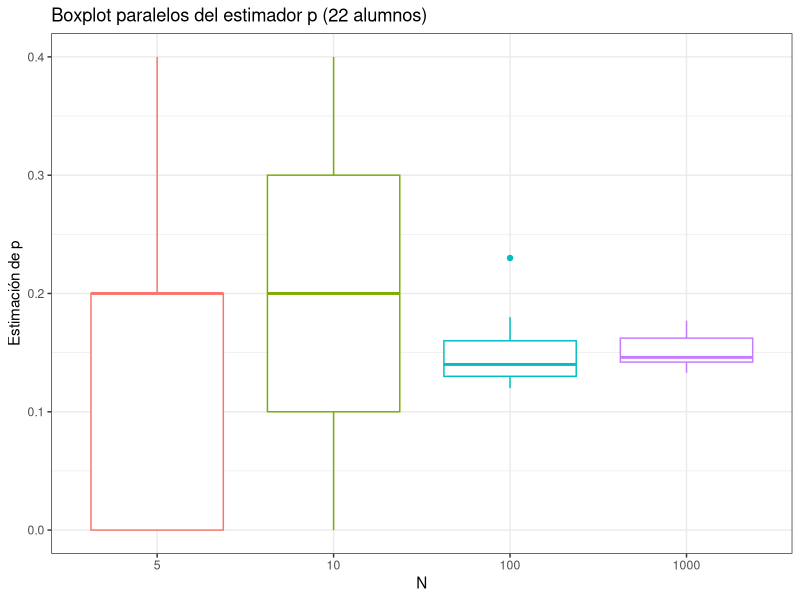
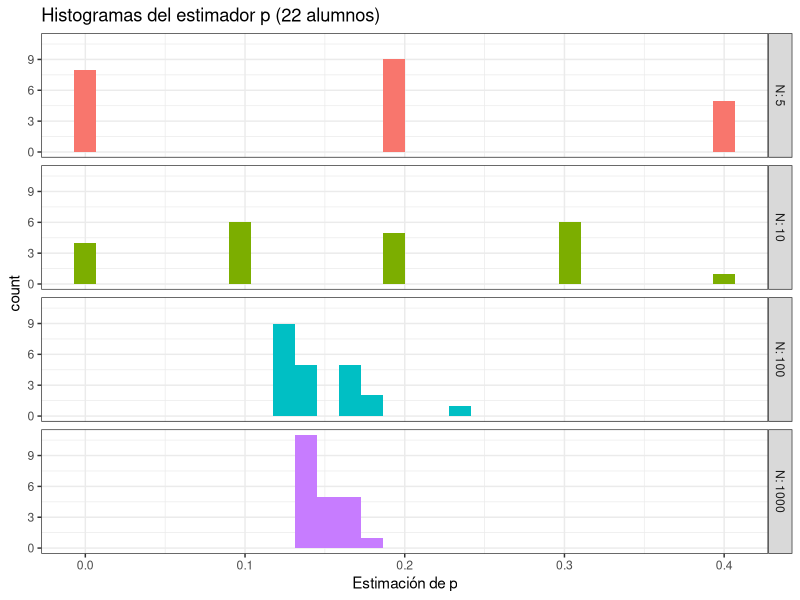

Write the R code that produced these figures, in order.
library(here)
library(tidyverse)

data <- read_csv(here("metodos_estimacion/TPs/entrega_1/entrega1_1-data.csv")) %>%
  pivot_longer(cols = !NOMBRE, names_to = "n", values_to = "p") %>%
  mutate(n = as.numeric(n))
data

pdf(file = here("metodos_estimacion/TPs/entregas/figs/entrega1_1-boxplot.pdf"),  
    width = 8,
    height = 6)

data %>% ggplot(aes(x = factor(n),
           y = p,
           color = factor(n))) +
  geom_boxplot() +
  labs(title = "Boxplot paralelos del estimador p (22 alumnos)",
       x = "N",
       y = "Estimación de p") +
  theme_bw() +
  theme(legend.position = "none")

dev.off()

pdf(file = here("metodos_estimacion/TPs/entregas/figs/entrega1_1-histogram.pdf"),  
    width = 8,
    height = 8)
  
data %>% mutate(N=factor(n)) %>%
  ggplot(aes(x = p,
             fill = N)) +
  geom_histogram() +
  labs(title = "Histogramas del estimador p (22 alumnos)",
       x = "Estimación de p") +
  facet_grid(N~., labeller = label_both) +
  theme_bw() +
  theme(legend.position = "none")

dev.off()
